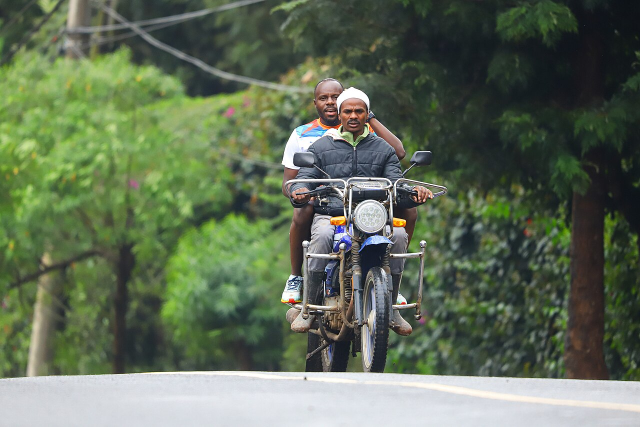
#> input picture backend/samples/boda_boda_pair.jpg, 1280 x 853 px (shown at 1/2 size)
$ python -i preprocessing.py   (imports and definitions only)
#> lines starting #> are read from the running program, lines starting #| are printed output that depends on the picture
#> further down, picture is the input picture: shape (853, 1280, 3); mean B, G, R 87.6, 109.4, 96.5
import cv2
import numpy as np


def preprocess_frame(image: np.ndarray) -> np.ndarray:
    """Apply contrast adjustment before inference.

    Resizing/normalization for the model itself is handled internally by
    ultralytics (letterbox resize + scaling) in routes/detect.py, so this
    only does the piece that's safe to apply on the original-resolution
    image without disturbing the coordinate space returned to the caller.
    """
    lab = cv2.cvtColor(image, cv2.COLOR_BGR2LAB)
#> lab: shape (853, 1280, 3); mean of channels 0, 1, 2 111, 119.2, 138.3
    l_channel, a_channel, b_channel = cv2.split(lab)
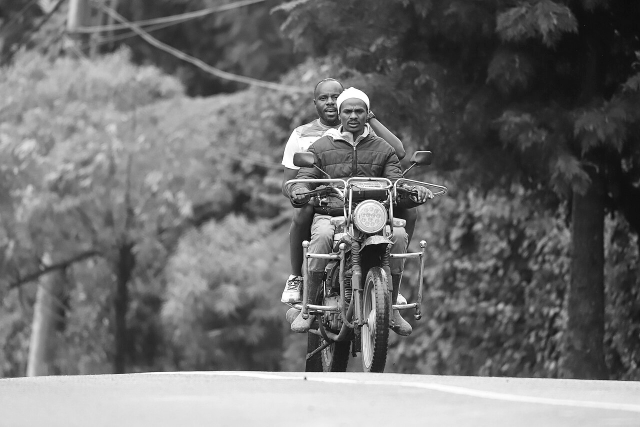
#> l_channel: shape (853, 1280) (shown at 1/2 size); min 0, max 255, mean 111
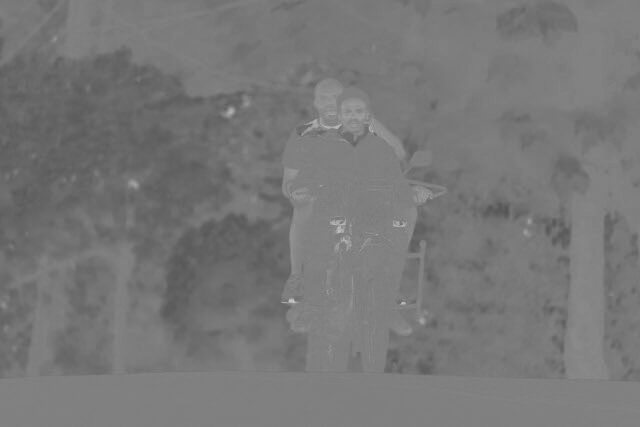
#> a_channel: shape (853, 1280) (shown at 1/2 size); min 84, max 204, mean 119.2
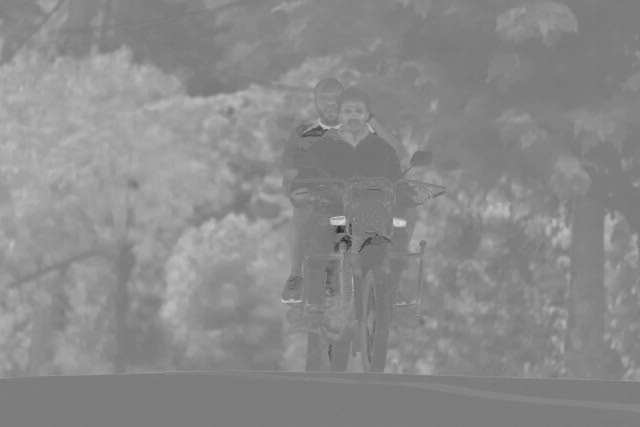
#> b_channel: shape (853, 1280) (shown at 1/2 size); min 31, max 221, mean 138.3
    clahe = cv2.createCLAHE(clipLimit=2.0, tileGridSize=(8, 8))
    l_channel = clahe.apply(l_channel)
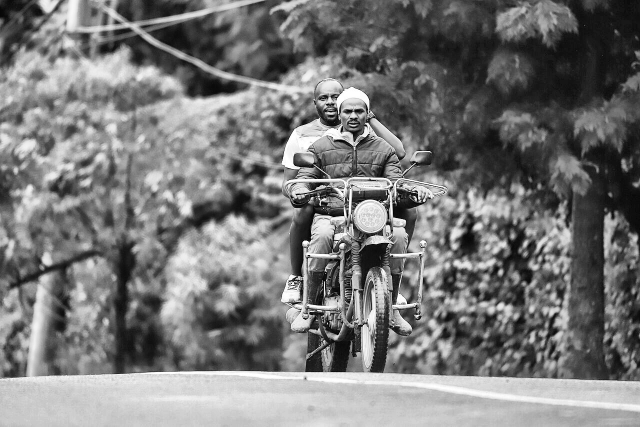
#> l_channel: shape (853, 1280) (shown at 1/2 size); min 0, max 255, mean 120
    lab = cv2.merge((l_channel, a_channel, b_channel))
#> lab: shape (853, 1280, 3); mean of channels 0, 1, 2 120, 119.2, 138.3
    return cv2.cvtColor(lab, cv2.COLOR_LAB2BGR)
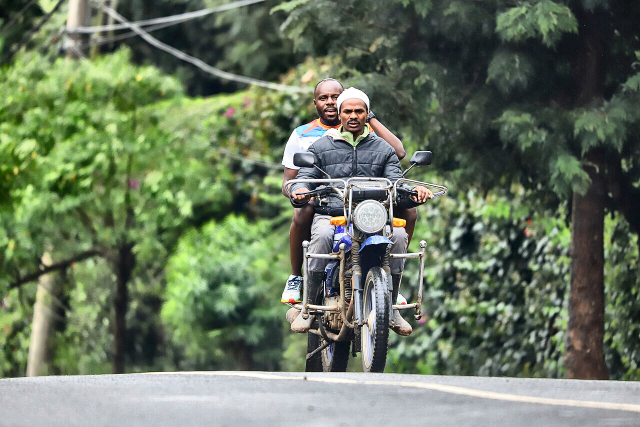
#> returned value: shape (853, 1280, 3) (shown at 1/2 size); mean B, G, R 96.1, 118.5, 105.3

>>> import cv2
>>> picture = cv2.imread('../samples/boda_boda_pair.jpg')
>>> result = preprocess_frame(picture)

$ run again, on backend/samples/crowd_essence.jpg
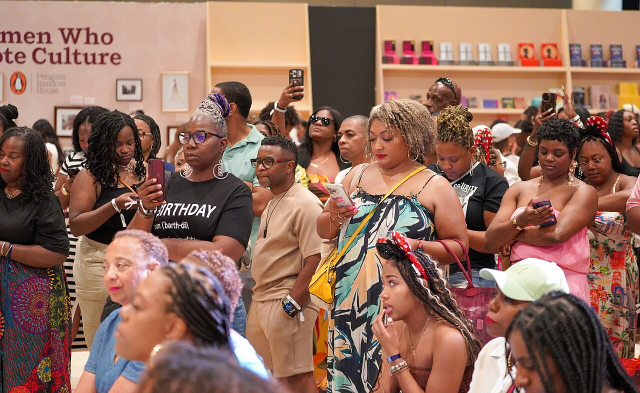
#> input picture backend/samples/crowd_essence.jpg, 1280 x 786 px (shown at 1/2 size)
#> picture is the input picture: shape (786, 1280, 3); mean B, G, R 93, 107.7, 144.8
#> in preprocess_frame, `l_channel = clahe.apply(l_channel)`:
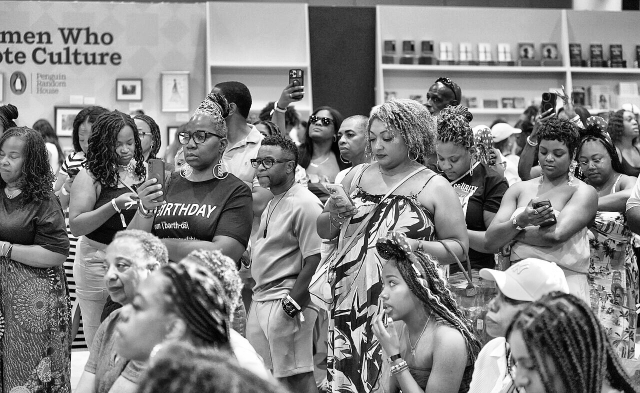
#> l_channel: shape (786, 1280) (shown at 1/2 size); min 0, max 255, mean 131.6
#> in preprocess_frame, `return cv2.cvtColor(lab, cv2.COLOR_LAB2BGR)`:
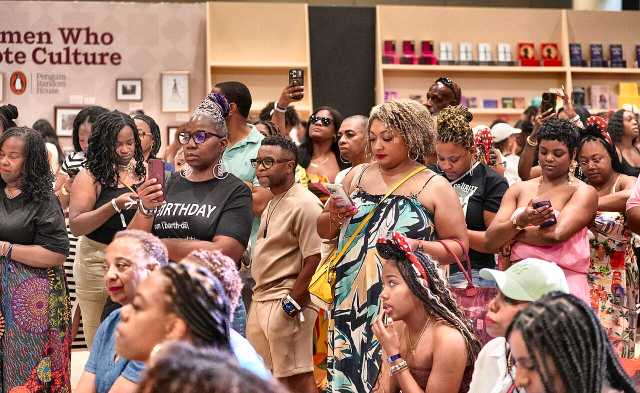
#> returned value: shape (786, 1280, 3) (shown at 1/2 size); mean B, G, R 102.1, 117, 153.9

$ run again, on backend/samples/crowd_festival_cc0.jpg
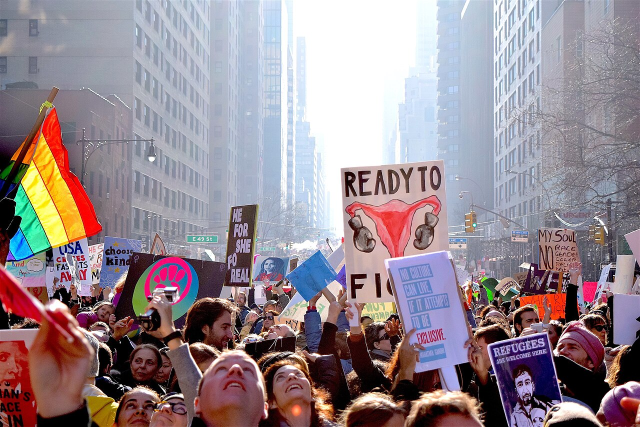
#> input picture backend/samples/crowd_festival_cc0.jpg, 1280 x 854 px (shown at 1/2 size)
#> picture is the input picture: shape (854, 1280, 3); mean B, G, R 143.5, 136.3, 150.2
#> in preprocess_frame, `l_channel, a_channel, b_channel = cv2.split(lab)`:
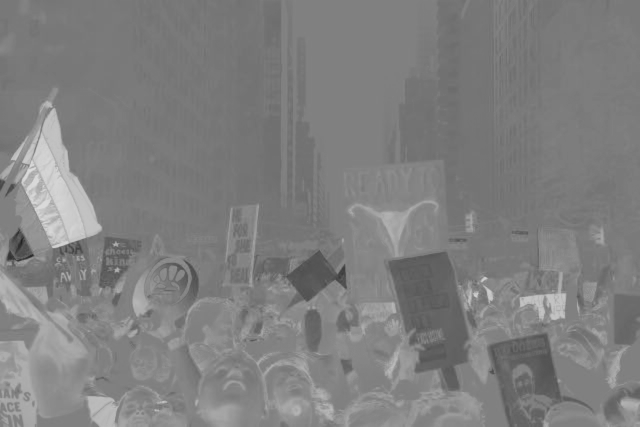
#> b_channel: shape (854, 1280) (shown at 1/2 size); min 32, max 221, mean 127.3
#> in preprocess_frame, `return cv2.cvtColor(lab, cv2.COLOR_LAB2BGR)`:
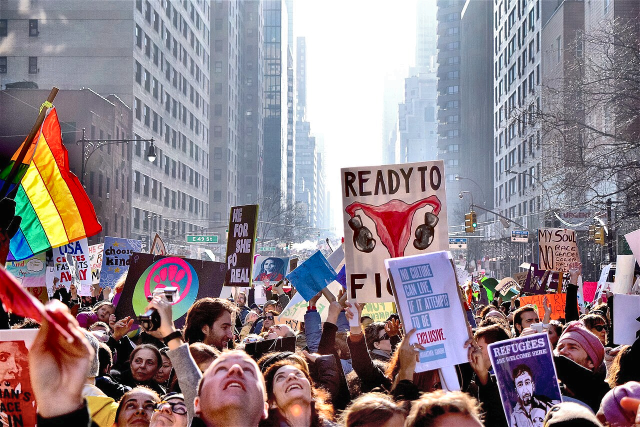
#> returned value: shape (854, 1280, 3) (shown at 1/2 size); mean B, G, R 137.4, 130.5, 143.9

$ run again, on backend/samples/empty_street.jpg
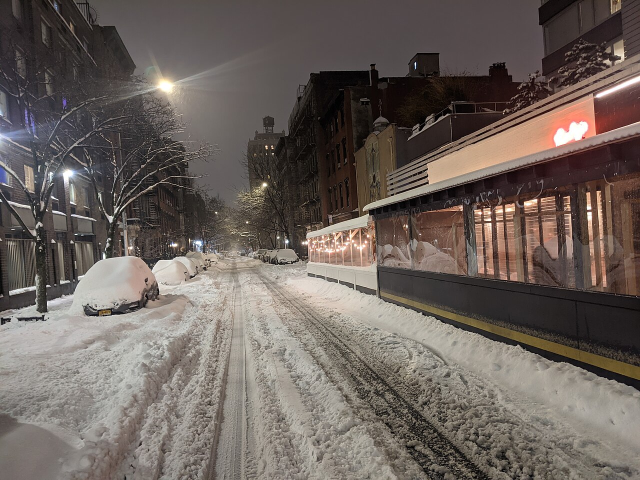
#> input picture backend/samples/empty_street.jpg, 1280 x 960 px (shown at 1/2 size)
#> picture is the input picture: shape (960, 1280, 3); mean B, G, R 92.5, 98.2, 108
#> in preprocess_frame, `l_channel, a_channel, b_channel = cv2.split(lab)`:
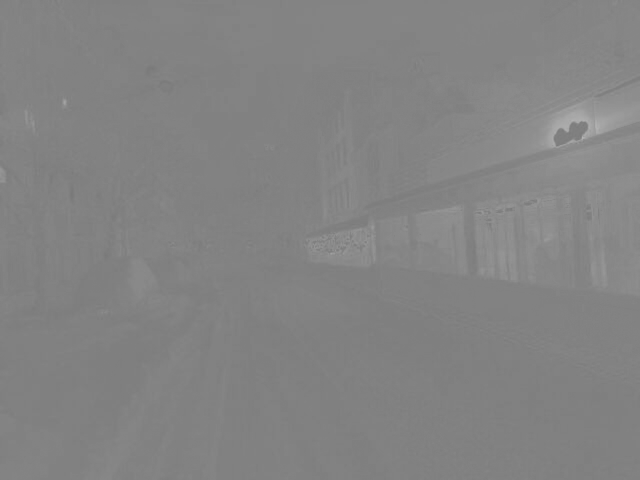
#> a_channel: shape (960, 1280) (shown at 1/2 size); min 119, max 184, mean 131
#> in preprocess_frame, `return cv2.cvtColor(lab, cv2.COLOR_LAB2BGR)`:
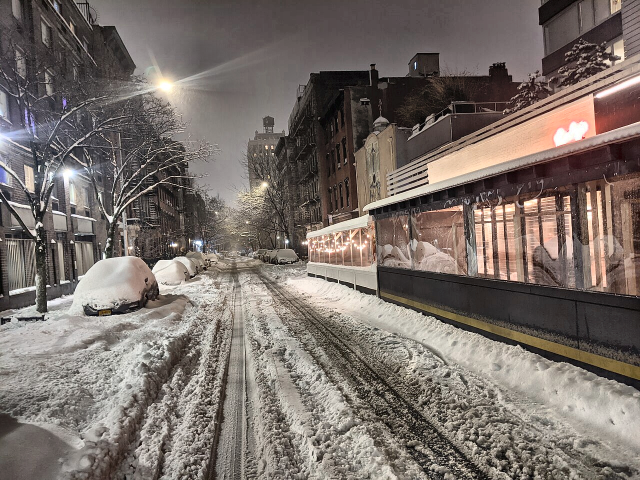
#> returned value: shape (960, 1280, 3) (shown at 1/2 size); mean B, G, R 105.3, 111.2, 121
